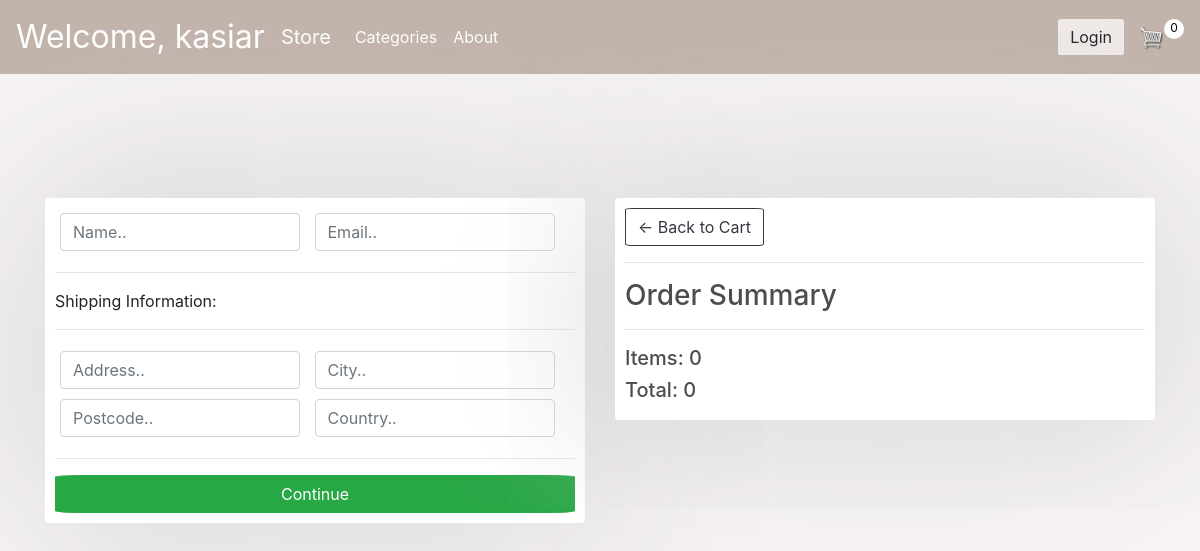
/checkout/ (signed in), run on an earlier commit of the app's database.
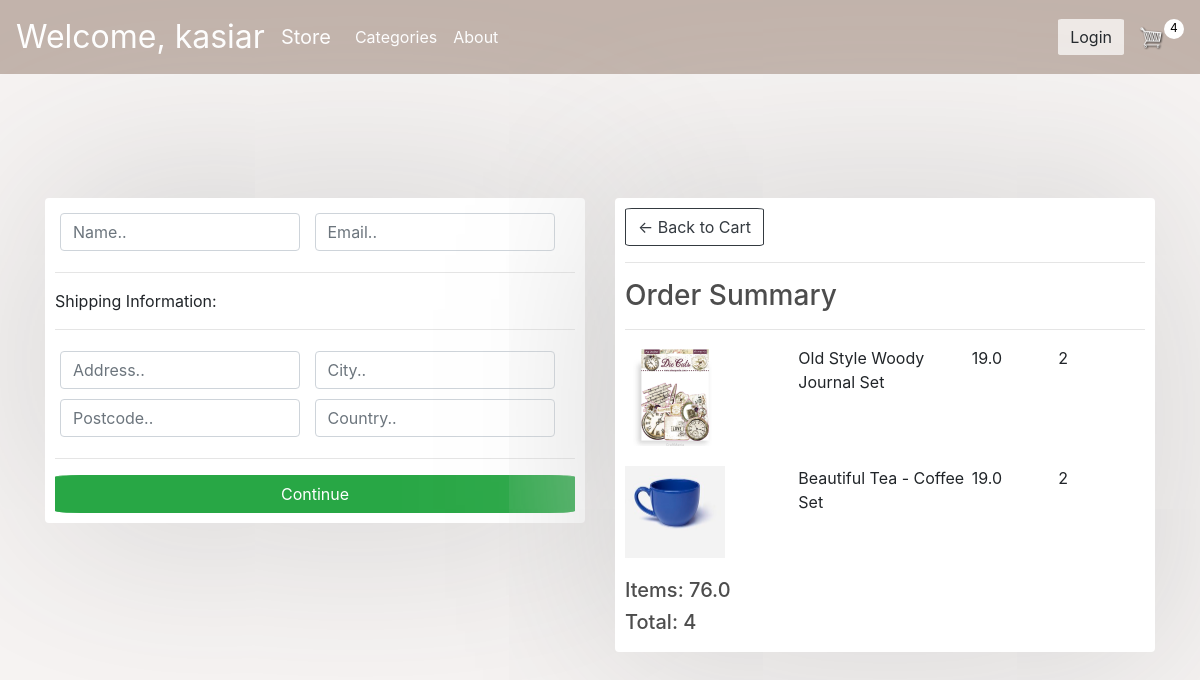
And on a later commit of the database.
### store/models.py (models this page shows, shortened)
class Order(models.Model):
    customer = models.ForeignKey(User, on_delete=models.SET_NULL, blank=True, null=True)
    date_ordered = models.DateTimeField(auto_now_add=True)
    complete = models.BooleanField(default=False, null=True, blank=False)
    transaction_id = models.CharField(max_length=100, null=True)
    @property
    def all_cart_value(self):
        orderitems = self.orderitem_set.all()
        total = sum([item.get_total for item in orderitems])
        return total
    @property
    def all_cart_quantity(self):
        orderitems = self.orderitem_set.all()
        total = sum([item.quantity for item in orderitems])
        return total

class OrderItem(models.Model):
    product = models.ForeignKey(Product, on_delete=models.SET_NULL, blank=True, null=True)
    order = models.ForeignKey(Order, on_delete=models.SET_NULL, blank=True, null=True)
    quantity = models.IntegerField(default=0, null=True, blank=True)
    date_added = models.DateTimeField(auto_now_add=True)
    @property
    def get_total(self):
        total=self.product.price*self.quantity
        return total

class Product(models.Model):
    name = models.CharField(max_length=200, null=True)
    price = models.FloatField()
    image = models.ImageField(null=True, blank=True)
    @property
    def imageURL(self):
        try:
            url=self.image.url
        except:
            url = ''
        return url

### store/views.py (the view)
# urls.py: path('checkout/', views.checkout, name="checkout"),
@csrf_exempt
def checkout(request):
    if request.user.is_authenticated:
        customer = request.user
        order, created = Order.objects.get_or_create(customer=customer, complete=False)
        items = order.orderitem_set.all()
        cartItems = order.all_cart_quantity
    else:
        cookieData = cookieCart(request)
        cartItems = cookieData['cartItems']
        order = cookieData['order']
        items = cookieData['items']
    context = {'items': items, 'order':order, 'cartItems':cartItems}
    return render(request, 'store/checkout.html', context)

### store/templates/store/checkout.html (shortened to what this page needs)
{% extends 'store/main.html' %}
{% load static %}
{% block content %}
     <div class="row">
		<div class="col-lg-6">
			<div class="box-element" id="form-wrapper">
				<form id="form">
					<div id="user-info">
						<div class="form-field">
							<input required class="form-control" type="text" name="name" placeholder="Name..">
						</div>
						<div class="form-field">
							<input required class="form-control" type="email" name="email" placeholder="Email..">
						</div>
					</div>
					<div id="shipping-info">
						<hr>
						<p>Shipping Information:</p>
						<hr>
						<div class="form-field">
							<input class="form-control" type="text" name="address" placeholder="Address..">
						</div>
						<div class="form-field">
							<input class="form-control" type="text" name="city" placeholder="City..">
						</div>
						<div class="form-field">
							<input class="form-control" type="text" name="postcode" placeholder="Postcode..">
						</div>
						<div class="form-field">
							<input class="form-control" type="text" name="country" placeholder="Country..">
						</div>
					</div>
					<hr>
					<input id="form-button" class="btn btn-success btn-block" type="submit" value="Continue">
				</form>
			</div>
			<br>
		</div>
		<div class="col-lg-6">
			<div class="box-element">
				<a  class="btn btn-outline-dark" href="{% url 'cart' %}">&#x2190; Back to Cart</a>
				<hr>
				<h3>Order Summary</h3>
				<hr>
				{% for item in items %}
				<div class="cart-row">
					<div style="flex:2"><img class="row-image" src="{{item.product.imageURL}}"></div>
					<div style="flex:2"><p>{{item.product.name}}</p></div>
					<div style="flex:1"><p>{{item.product.price}}</p></div>
					<div style="flex:1"><p>{{item.quantity}}</p></div>
				</div>
				{% endfor %}
				<h5>Items:   {{order.all_cart_value}}</h5>
				<h5>Total:   {{order.all_cart_quantity}}</h5>
			</div>
		</div>
	</div>
{% endblock content %}

### store/templates/store/main.html (shortened to what this page needs)
<!DOCTYPE html>
{% load static %}
<html>
<head>
	<link rel="stylesheet" href="https://stackpath.bootstrapcdn.com/bootstrap/4.4.1/css/bootstrap.min.css">
    <link rel="stylesheet" href="https://cdn.jsdelivr.net/npm/bootstrap@4.5.3/dist/css/bootstrap.min.css">
	<link rel="stylesheet" type="text/css" href="{% static 'css/main.css' %}">
</head>
<body>
	<nav class="navbar navbar-expand-lg navbar-dark bg-dark">
		<a class="navbar-brand" id="user" href="{% url 'store' %}">Welcome, {{ user }}</a>
	  <a class="navbar-brand" href="{% url 'store' %}">Store </a>
	  <div class="collapse navbar-collapse" id="navbarSupportedContent">
	    <ul class="navbar-nav mr-auto">
	      <li class="nav-item active">
	        <a class="nav-link" href="{% url 'store' %}">Categories <span class="sr-only">(current)</span></a>
	      </li>
			 <li class="nav-item active">
	        <a class="nav-link" href="{% url 'about' %}">About <span class="sr-only">(current)</span></a>
	      </li>
	    </ul>
	    <div class="form-inline my-2 my-lg-0">
	     	<a href="{% url 'login' %}" class="btn btn-warning">Login</a>
	     	<a href="{% url 'cart' %}">
	    		<img  id="cart-icon" src="{% static 'images/cart.png' %}">
	    	</a>
	    	<p id="cart-total">{{cartItems}}</p>
	    </div>
	  </div>
	</nav>
     <div class="container">
            <br>
            {% block content %}
            {% endblock content %}
         </div>
</body>
</html>

What changed in the data, as far as the page shows it:
added OrderItem: product.imageURL (picture), product.name "Old Style Woody Journal Set", product.price "19.0", quantity "2"
added OrderItem: product.imageURL (picture), product.name "Beautiful Tea - Coffee Set", product.price "19.0", quantity "2"
computed for Order: all_cart_value "0" → "76.0"; all_cart_quantity "0" → "4"
Also different on the page:
{{ cartItems }}: "0" → "4"
